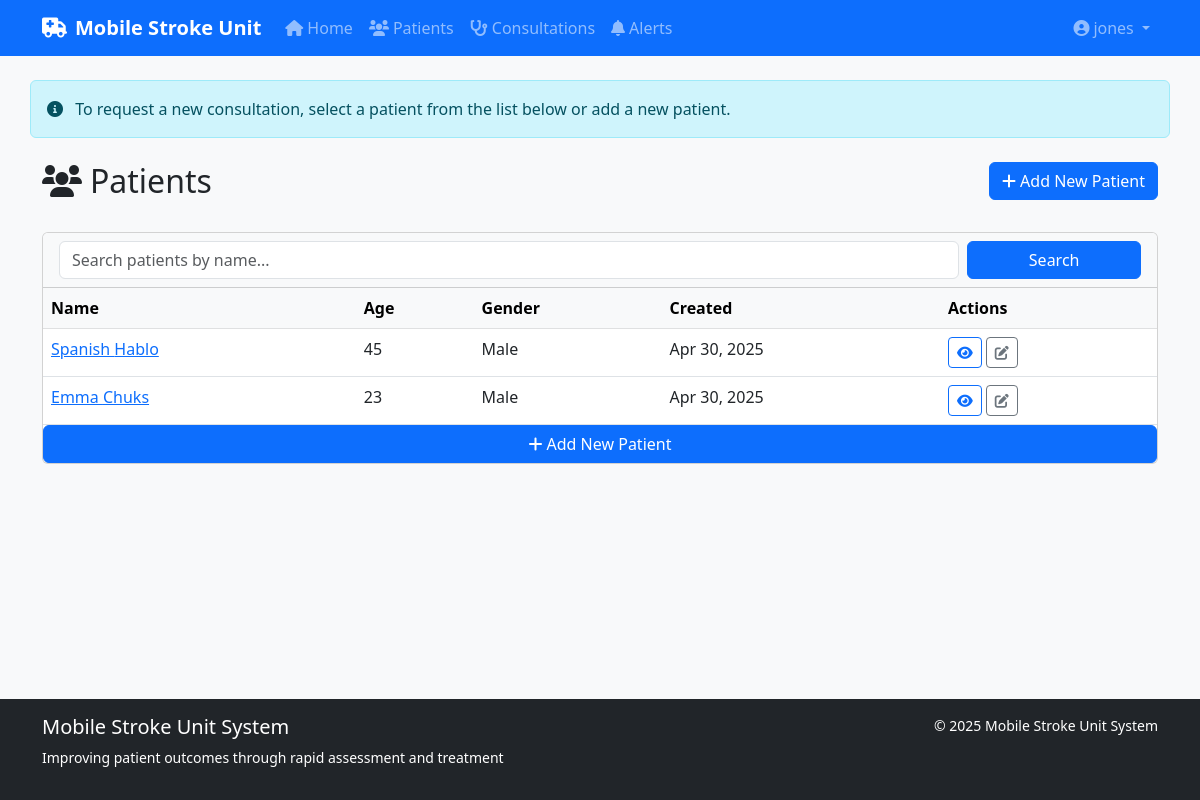
/patients/ (signed in), run on the app's committed database.
### stroke_app/models.py (models this page shows, shortened)
class Patient(models.Model):
    GENDER_CHOICES = (
        ('M', 'Male'),
        ('F', 'Female'),
        ('O', 'Other'),
    )
    first_name = models.CharField(max_length=100)
    last_name = models.CharField(max_length=100)
    age = models.IntegerField(validators=[MinValueValidator(0), MaxValueValidator(120)])
    gender = models.CharField(max_length=1, choices=GENDER_CHOICES)
    medical_history = models.TextField(blank=True)
    created_at = models.DateTimeField(auto_now_add=True)
    created_by = models.ForeignKey(User, on_delete=models.SET_NULL, null=True, related_name='created_patients')

### stroke_app/views.py (the view)
# urls.py: path('patients/', views.patient_list, name='patient_list'),
@login_required
def patient_list(request):
    search_query = request.GET.get('search', '')
    if search_query:
        patients = Patient.objects.filter(
            Q(first_name__icontains=search_query) |
            Q(last_name__icontains=search_query)
        ).order_by('-created_at')
    else:
        patients = Patient.objects.all().order_by('-created_at')
    paginator = Paginator(patients, 10)
    page = request.GET.get('page')
    patients_page = paginator.get_page(page)
    return render(request, 'patients/patient_list.html', {'patients': patients_page, 'search_query': search_query})

### stroke_app/templates/patients/patient_list.html (shortened to what this page needs)
{% extends 'base.html' %}
{% block content %}
<div class="row mb-4">
    <div class="alert alert-info mb-4">
        <i class="fas fa-info-circle me-2"></i>
        To request a new consultation, select a patient from the list below or add a new patient.
    </div>
    <div class="col-md-6">
        <h2><i class="fas fa-users me-2"></i>Patients</h2>
    </div>
    <div class="col-md-6 text-md-end">
        <a href="{% url 'patient_create' %}" class="btn btn-primary">
            <i class="fas fa-plus me-1"></i>Add New Patient
        </a>
    </div>
</div>
<div class="card">
    <div class="card-header bg-light">
        <form method="get" class="row g-2">
            <div class="col-md-10">
                <input type="text" name="search" class="form-control" placeholder="Search patients by name..." value="{{ search_query }}">
            </div>
            <div class="col-md-2">
                <button type="submit" class="btn btn-primary w-100">Search</button>
            </div>
        </form>
    </div>
    <div class="card-body p-0">
        {% if patients %}
            <div class="table-responsive">
                <table class="table table-hover mb-0">
                    <thead class="table-light">
                        <tr>
                            <th>Name</th>
                            <th>Age</th>
                            <th>Gender</th>
                            <th>Created</th>
                            <th>Actions</th>
                        </tr>
                    </thead>
                    <tbody>
                        {% for patient in patients %}
                            <tr>
                                <td><a href="{% url 'patient_detail' patient.pk %}">{{ patient.first_name }} {{ patient.last_name }}</a></td>
                                <td>{{ patient.age }}</td>
                                <td>{{ patient.get_gender_display }}</td>
                                <td>{{ patient.created_at|date:"M d, Y" }}</td>
                                <td>
                                    <a href="{% url 'patient_detail' patient.pk %}" class="btn btn-sm btn-outline-primary">
                                        <i class="fas fa-eye"></i>
                                    </a>
                                    <a href="{% url 'patient_edit' patient.pk %}" class="btn btn-sm btn-outline-secondary">
                                        <i class="fas fa-edit"></i>
                                    </a>
                                </td>
                            </tr>
                        {% endfor %}
                    </tbody>
                </table>
            </div>
        {% endif %}
    </div>
    {% if user.profile.role == 'technician' or user.profile.role == 'admin' %}
    <a href="{% url 'patient_create' %}" class="btn btn-primary">
        <i class="fas fa-plus me-1"></i>Add New Patient
    </a>
{% endif %}
</div>
{% endblock %}

### stroke_app/templates/base.html (shortened to what this page needs)
<!DOCTYPE html>
<html lang="en">
<head>
    <link href="https://cdn.jsdelivr.net/npm/bootstrap@5.3.0-alpha1/dist/css/bootstrap.min.css" rel="stylesheet">
    <link rel="stylesheet" href="https://cdnjs.cloudflare.com/ajax/libs/font-awesome/6.0.0-beta3/css/all.min.css">
</head>
<body>
    <nav class="navbar navbar-expand-lg navbar-dark bg-primary">
        <div class="container">
            <a class="navbar-brand" href="{% url 'home' %}">
                <i class="fas fa-ambulance me-2"></i>Mobile Stroke Unit
            </a>
            <div class="collapse navbar-collapse" id="navbarNav">
                <ul class="navbar-nav me-auto">
                    {% if user.is_authenticated %}
                        <li class="nav-item">
                            <a class="nav-link" href="{% url 'home' %}"><i class="fas fa-home me-1"></i>Home</a>
                        </li>
                        <li class="nav-item">
                            <a class="nav-link" href="{% url 'patient_list' %}"><i class="fas fa-users me-1"></i>Patients</a>
                        </li>
                        <li class="nav-item">
                            <a class="nav-link" href="{% url 'consultation_list' %}"><i class="fas fa-stethoscope me-1"></i>Consultations</a>
                        </li>
                        <li class="nav-item">
                            <a class="nav-link" href="{% url 'alert_list' %}"><i class="fas fa-bell me-1"></i>Alerts</a>
                        </li>
                    {% endif %}
                </ul>
                <ul class="navbar-nav">
                    {% if user.is_authenticated %}
                        <li class="nav-item dropdown">
                            <a class="nav-link dropdown-toggle" href="#" id="userDropdown" role="button" data-bs-toggle="dropdown">
                                <i class="fas fa-user-circle me-1"></i>{{ user.username }}
                            </a>
                        </li>
                    {% endif %}
                </ul>
            </div>
        </div>
    </nav>
    <div class="container my-4 main-content">
        {% block content %}{% endblock %}
    </div>
    <footer class="footer bg-dark text-white py-3">
        <div class="container">
            <div class="row">
                <div class="col-md-6">
                    <h5>Mobile Stroke Unit System</h5>
                    <p class="small">Improving patient outcomes through rapid assessment and treatment</p>
                </div>
                <div class="col-md-6 text-md-end">
                    <p class="mb-0 small">
                        &copy; {% now "Y" %} Mobile Stroke Unit System
                    </p>
                </div>
            </div>
        </div>
    </footer>
</body>
</html>

### stroke_app/templates/base.html (style rules this page uses)
body { min-height: 100vh; display: flex; flex-direction: column; background-color: #f8f9fa; }
.main-content { flex: 1; }
.navbar-brand { font-weight: bold; color: white; }
.footer { margin-top: auto; }

### data on the page
Patient: first_name "Spanish", last_name "Hablo", age "45", gender "Male", created_at "Apr 30, 2025"
Patient: first_name "Emma", last_name "Chuks", age "23", gender "Male", created_at "Apr 30, 2025"

### other printed values
{{ user.username }} "jones"
